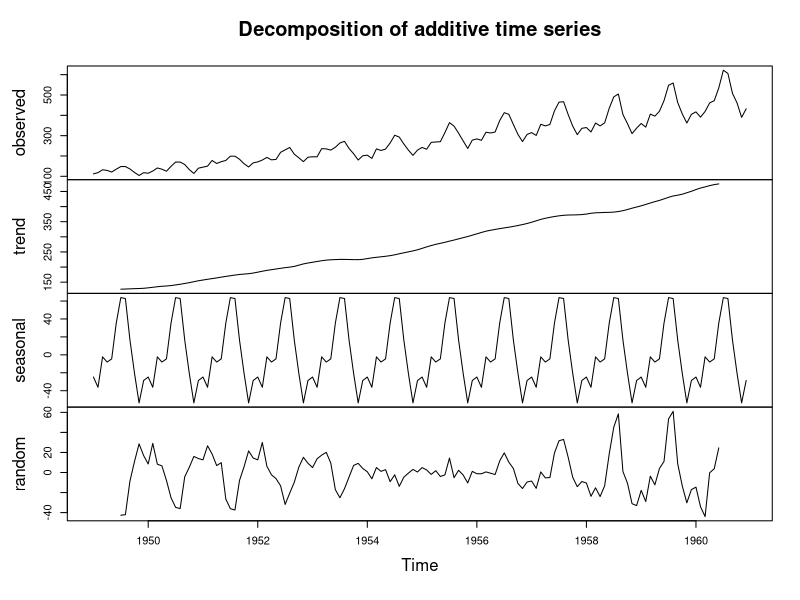
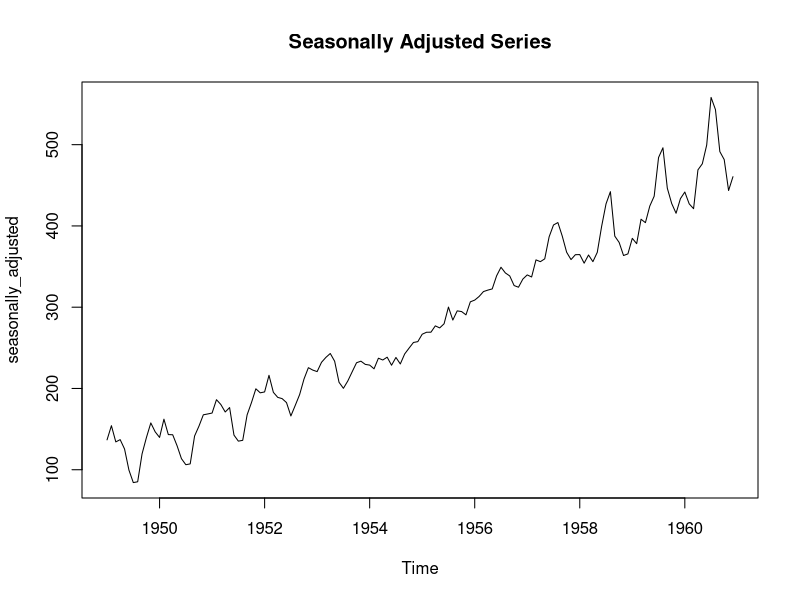

The R script that drew these images, in order:
# fit trend
# lines, but none of the files separate a series into trend, seasonal,
# and irregular components - a standard step before forecasting
# seasonal business data (e.g. monthly sales).

# AirPassengers is a built-in monthly time series (R ships with it)
ts_data <- AirPassengers

# ts() wraps a numeric vector so R knows its time structure;
# frequency = 12 tells R this is monthly data with a yearly cycle
# (shown here for reference - AirPassengers is already a ts object)
# my_ts <- ts(my_sales_vector, start = c(2020, 1), frequency = 12)

# decompose() splits the series into trend, seasonal, and random components
decomp <- decompose(ts_data)
plot(decomp)

# Pull out just the seasonally-adjusted series (original minus seasonal effect)
seasonally_adjusted <- ts_data - decomp$seasonal
plot(seasonally_adjusted, main = "Seasonally Adjusted Series")
